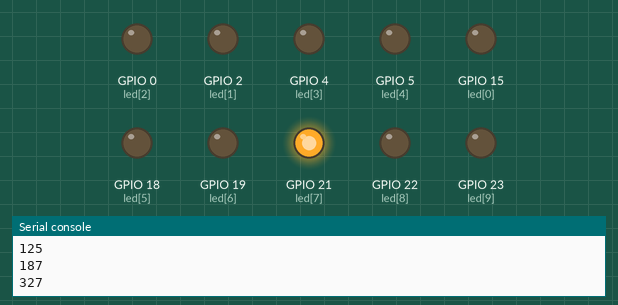
This program was run on a simulated ESP32 board running MicroPython. On the bench: output pins drawn as LEDs (lit = HIGH), the last lines printed to the serial console.

Above: at 0.97 s.
At 2.5 s:
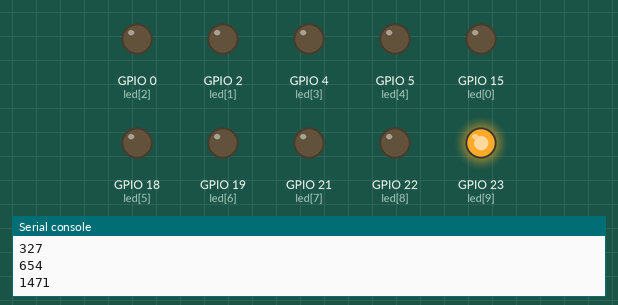
At 4.24 s:
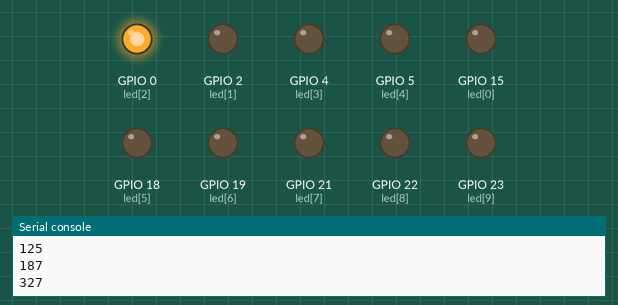
At 4.7 s:
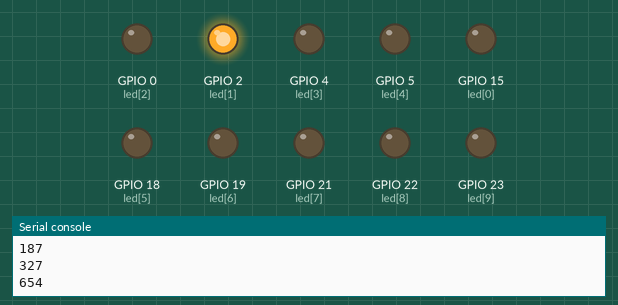
At 5.8 s:
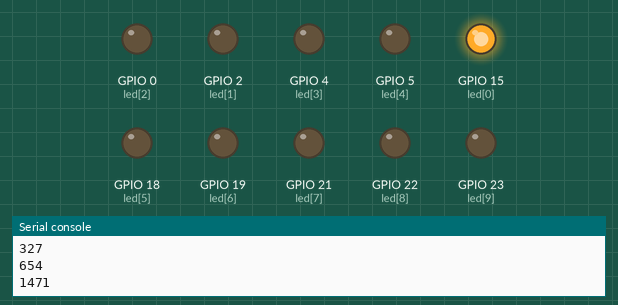
At 7.9 s:
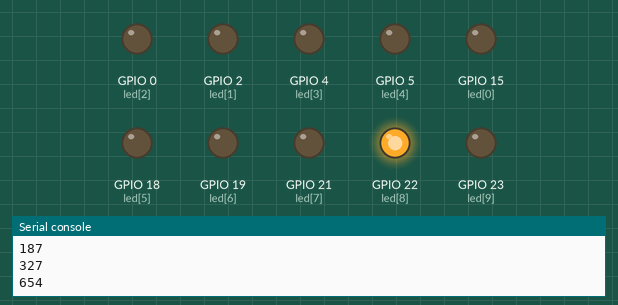
Timing chart, 0 to 8.5 s (numbered marks = the images above):
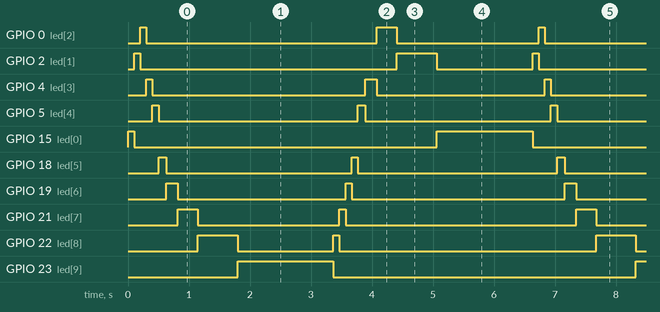

The program:

LED_bar_varying_speed.py
```python
from machine import Pin
from time import sleep_ms

pins=[15,2,0,4,5,18,19,21,22,23]  #array of output GPIO's

#incrementally speed up by 25% each step after halfpoint LED lights up
def slowdown(i,sleep_value,length):
    if (i>4):
        sleep_value=sleep_value*i*0.25
    elif(i<=4 or i==(length-1)): #reset sleep_value to 100 if loop ends or less than halfway
        sleep_value=100
    return sleep_value

def showled():
    length=len(pins)
    print (length)
    sleep_value=int(100)
    for i in range (0,length): #top to bottom loop on LED bar
        led=Pin(pins[i],Pin.OUT)
        sleep_value=int(slowdown(i,sleep_value,length)) #speed of next LED determined by function
        print(sleep_value) #debug purposes, please ignore as i know its annoying for other viewers and will change in future code
        led.value(1)
        sleep_ms(int(sleep_value))
        led.value(0)
    for i in range (0,length): #bottom to top loop
        led=Pin(pins[length-i-1],Pin.OUT)
        sleep_value=int(slowdown(i,sleep_value,length))
        print(sleep_value) #ignore
        led.value(1)
        sleep_ms(sleep_value)
        led.value(0)

while True:
    showled()
```

Measured:
- by itself, GPIO 0 (led[2]): repeats every 6.5 s: LOW 3.8 s, HIGH 0.33 s, LOW 2.3 s, HIGH 0.10 s
- by itself, GPIO 2 (led[1]): repeats every 6.5 s: LOW 4.2 s, HIGH 0.65 s, LOW 1.6 s, HIGH 0.10 s
- by itself, GPIO 4 (led[3]): repeats every 6.5 s: LOW 3.5 s, HIGH 0.19 s, LOW 2.8 s, HIGH 0.10 s
- by itself, GPIO 5 (led[4]): alternates HIGH for 0.10 s and LOW for 3.2 s
- by itself, GPIO 15 (led[0]): repeats every 6.5 s: LOW 5.0 s, HIGH 1.6 s
- by itself, GPIO 18 (led[5]): alternates HIGH for 0.13 s and LOW for 3.2 s
- by itself, GPIO 19 (led[6]): repeats every 6.5 s: LOW 2.8 s, HIGH 0.10 s, LOW 3.5 s, HIGH 0.19 s
- by itself, GPIO 21 (led[7]): repeats every 6.5 s: LOW 2.3 s, HIGH 0.10 s, LOW 3.8 s, HIGH 0.33 s
